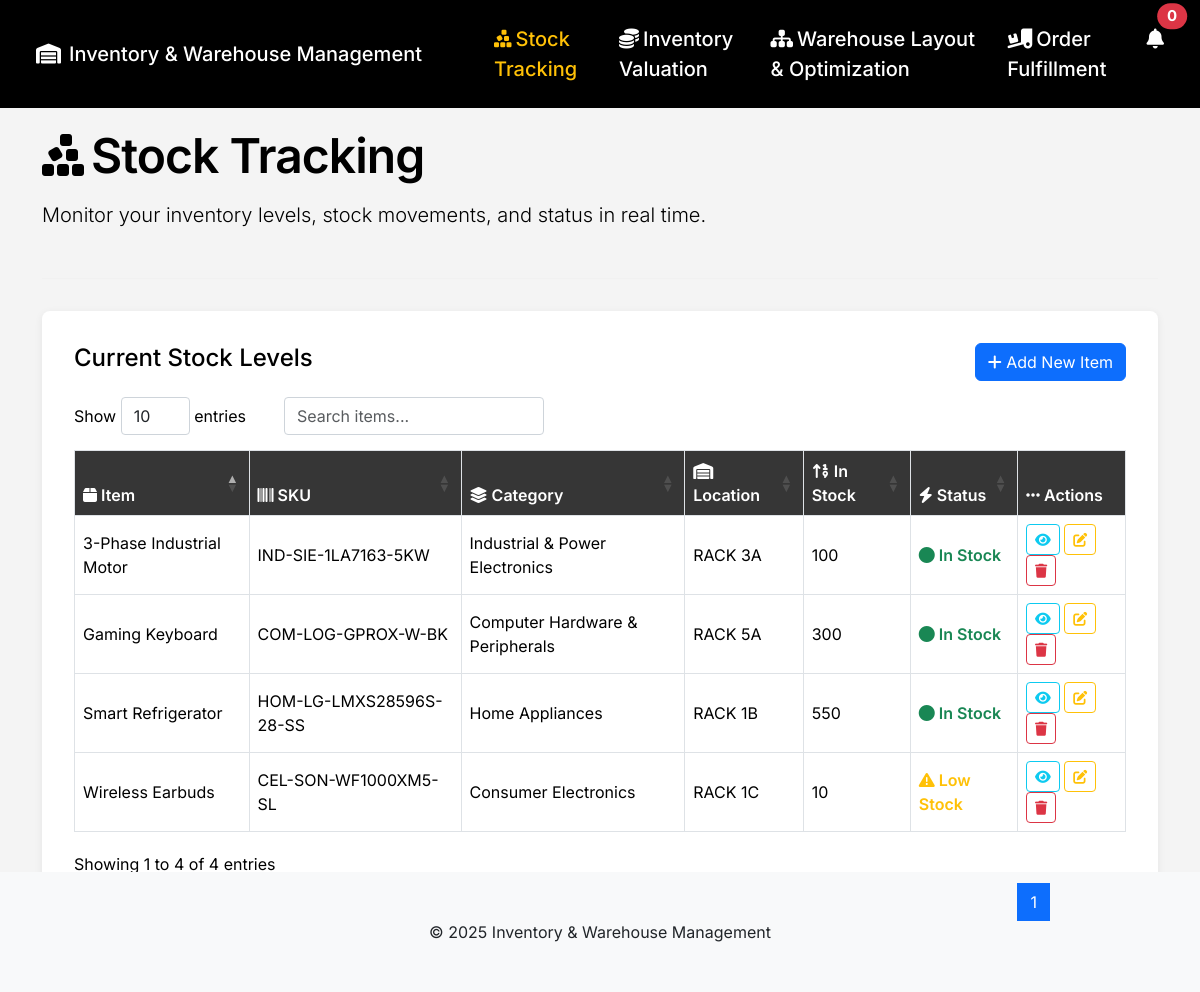
Page /stock-tracking.php on the committed database.
### tables this page shows
CREATE TABLE `stocks` (
  `item` varchar(100) NOT NULL,
  `bar` varchar(255) NOT NULL,
  `category` varchar(100) NOT NULL,
  `location` varchar(100) NOT NULL,
  `price` float(255,2) NOT NULL,
  `id` int(10) NOT NULL,
  `stock` int(255) DEFAULT NULL,
  `notified` tinyint(1) DEFAULT 0
);

### stock-tracking.php (the view, shortened to what this page needs)
<?php include "config/config.php"; ?>
<!DOCTYPE html>
<html lang="en">
<head>
    <link rel="stylesheet" href="https://cdn.jsdelivr.net/npm/bootstrap@5.3.3/dist/css/bootstrap.min.css">
    <link rel="stylesheet" href="https://cdnjs.cloudflare.com/ajax/libs/font-awesome/6.5.2/css/all.min.css">
    <link rel="stylesheet" href="https://cdn.datatables.net/1.13.7/css/dataTables.bootstrap5.min.css">
    <link rel="stylesheet" href="https://cdnjs.cloudflare.com/ajax/libs/animate.css/4.1.1/animate.min.css"/>
</head>
<body>
    <nav class="navbar navbar-expand-lg navbar-dark fixed-top py-3">
        <div class="container-fluid">
            <a class="navbar-brand ps-4" href="index.php">
              <i class="fa-solid fa-warehouse me-2"></i>Inventory & Warehouse Management
            </a>
            <div class="collapse navbar-collapse justify-content-end" id="navbarNav">
                <ul class="navbar-nav gap-3">
                    <li class="nav-item ms-5">
                        <a class="nav-link active" href="stock-tracking.php"><i class="fa-solid fa-cubes-stacked me-1"></i>Stock Tracking</a>
                    </li>
                    <li class="nav-item">
                        <a class="nav-link" href="inventory-valuation.php"><i class="fa-solid fa-coins me-1"></i>Inventory Valuation</a>
                    </li>
                    <li class="nav-item">
                        <a class="nav-link" href="warehouse-layout-optimization.php"><i class="fa-solid fa-sitemap me-1"></i>Warehouse Layout & Optimization</a>
                    </li>
                    <li class="nav-item">
                        <a class="nav-link" href="order-fulfillment.php"><i class="fa-solid fa-truck-ramp-box me-1"></i>Order Fulfillment</a>
                    </li>
                    <li>
                        <div class="nav-item dropdown me-3">
                            <a class="nav-link position-relative" href="#" id="notificationDropdown" data-bs-toggle="dropdown" aria-expanded="false" onclick="markNotificationsSeen()">
                                <i class="fa-solid fa-bell"></i>
                                <span class="position-absolute top-0 start-100 translate-middle badge rounded-pill bg-danger">
                                    <?php
                                    $query = "SELECT COUNT(*) as con FROM stocks WHERE stock < 49 AND notified = 0";
                                    $result = mysqli_query($conn, $query);
                                    echo mysqli_fetch_array($result)['con'];
                                    ?>
                                </span>
                            </a>
                        </div>
                    </li>
                </ul>
            </div>
        </div>
    </nav>
    <div class="container" style="margin-top: 120px;">
        <div class="row mb-4">
            <div class="col-12 animate__animated animate__fadeInLeft">
                <div class="section-title mb-2"><i class="fa-solid fa-cubes-stacked me-2"></i>Stock Tracking</div>
                <p class="lead">Monitor your inventory levels, stock movements, and status in real time.</p>
            </div>
        </div>
        <hr class="divider">
        <div class="main-container section-image-animate">
            <div class="d-flex justify-content-between align-items-center mb-3">
                <h4>Current Stock Levels</h4>
                <button type="button" class="btn btn-primary" data-bs-toggle="modal" data-bs-target="#addItemModal">
                    <i class="fa fa-plus"></i> Add New Item
                </button>
            </div>
            <div class="table-responsive">
                <table class="table table-bordered align-middle" id="stockTable">
                    <thead>
                        <tr>
                            <th scope="col"><i class="fa-solid fa-box"></i> Item</th>
                            <th scope="col"><i class="fa-solid fa-barcode"></i> SKU</th>
                            <th scope="col"><i class="fa-solid fa-layer-group"></i> Category</th>
                            <th scope="col"><i class="fa-solid fa-warehouse"></i> Location</th>
                            <th scope="col"><i class="fa-solid fa-sort-numeric-up"></i> In Stock</th>
                            <th scope="col"><i class="fa-solid fa-bolt"></i> Status</th>
                            <th scope="col"><i class="fa-solid fa-ellipsis-h"></i> Actions</th>
                        </tr>
                    </thead>
                    <tbody>
                        <?php
                        $quer = "SELECT * FROM stocks";
                        $res = mysqli_query($conn, $quer);
                        while($data = mysqli_fetch_array($res)){
                            $status_class = '';
                            $status_icon = '';
                            $status_text = '';
                            if($data['stock'] == 0){
                                $status_class = 'out-stock';
                                $status_icon = 'fa-xmark-circle';
                                $status_text = 'Out of Stock';
                            } elseif($data['stock'] > 50){
                                $status_class = 'in-stock';
                                $status_icon = 'fa-circle';
                                $status_text = 'In Stock';
                            } else {
                                $status_class = 'low-stock';
                                $status_icon = 'fa-triangle-exclamation';
                                $status_text = 'Low Stock';
                            }
                            ?>
                            <tr>
                                <td><?php echo htmlspecialchars($data['item']); ?></td>
                                <td><?php echo htmlspecialchars($data['bar']); ?></td>
                                <td><?php echo htmlspecialchars($data['category']); ?></td>
                                <td><?php echo htmlspecialchars($data['location']); ?></td>
                                <td data-order="<?php echo $data['stock']; ?>"><?php echo $data['stock']; ?></td>
                                <td data-order="<?php echo $data['stock']; ?>">
                                    <span class="stock-status <?php echo $status_class; ?>">
                                        <i class="fa-solid <?php echo $status_icon; ?>"></i> <?php echo $status_text; ?>
                                    </span>
                                </td>
                                <td>
                                    <a href="view.php?barcode=<?php echo urlencode($data['bar']); ?>" class="btn btn-sm btn-outline-info"><i class="fa fa-eye"></i></a>
                                    <a href="edit.php?barcode=<?php echo urlencode($data['bar']); ?>" class="btn btn-sm btn-outline-warning"><i class="fa fa-edit"></i></a>
                                    <a href="delete.php?barcode=<?php echo urlencode($data['bar']); ?>" class="btn btn-sm btn-outline-danger" onclick="return confirm('Are you sure you want to delete this item?');">
                                        <i class="fa fa-trash"></i>
                                    </a>
                                </td>
                            </tr>
                            <?php
                        }
                        ?>
                    </tbody>
                </table>
            </div>
        </div>
    </div>
    <footer class="bg-light text-dark py-5 mt-5">
        <div class="container">
            <div class="text-center">
                &copy; <?php echo date("Y"); ?> Inventory & Warehouse Management
            </div>
        </div>
    </footer>
</body>
</html>

### stock-tracking.php (style rules this page uses)
:root { --primary: #0d6efd; --warning: #ffc107; --success: #198754; --info: #0dcaf0; }
html { scroll-behavior: smooth; }
body { font-family: 'Inter', Arial, sans-serif; background: #f4f4f4; color: #000; }
footer { position: absolute; bottom: 0; left: 0; right: 0; }
.navbar { background: #000 !important; }
.navbar-brand, .nav-link, .navbar-text { color: #fff !important; font-weight: 500; font-size: 20px; }
.nav-link.active, .nav-link:focus, .nav-link:hover { color: var(--warning) !important; }
.section-title { font-size: 48px; font-weight: 600; letter-spacing: -0.02em; }
.table thead th { background: #363636; color: #fff; font-weight: 600; cursor: pointer; position: relative; }
.table thead th.sorting:after, .table thead th.sorting_asc:after, .table thead th.sorting_desc:after { font-family: "Font Awesome 6 Free"; font-weight: 900; margin-left: 8px; opacity: 0.7; }
.table thead th.sorting:after { content: "\f0dc"; }
.table thead th.sorting_asc:after { content: "\f0de"; }
.table tbody tr { background: #fff; }
.table tbody tr:nth-child(even) { background: #f2f2f2; }
.stock-status.in-stock { color: var(--success); font-weight: 600; }
.stock-status.low-stock { color: var(--warning); font-weight: 600; }
.main-container { margin: 2em auto; max-width: 2000px; background: #fff; padding: 2em; border-radius: 8px; box-shadow: 0 2px 8px 0 #00000011; }
.divider { border-top: 1px solid #E6E6E6; margin: 2rem 0; }

### rows in the picture
stocks: item "3-Phase Industrial Motor", bar "IND-SIE-1LA7163-5KW", category "Industrial & Power Electronics", location "RACK 3A", stock "100", stock "In Stock"
stocks: item "Gaming Keyboard", bar "COM-LOG-GPROX-W-BK", category "Computer Hardware & Peripherals", location "RACK 5A", stock "300", stock "In Stock"
stocks: item "Smart Refrigerator", bar "HOM-LG-LMXS28596S-28-SS", category "Home Appliances", location "RACK 1B", stock "550", stock "In Stock"
stocks: item "Wireless Earbuds", bar "CEL-SON-WF1000XM5-SL", category "Consumer Electronics", location "RACK 1C", stock "10", stock "Low Stock"

### other values in the picture
mysqli_fetch_array($result)['con'] "0"
